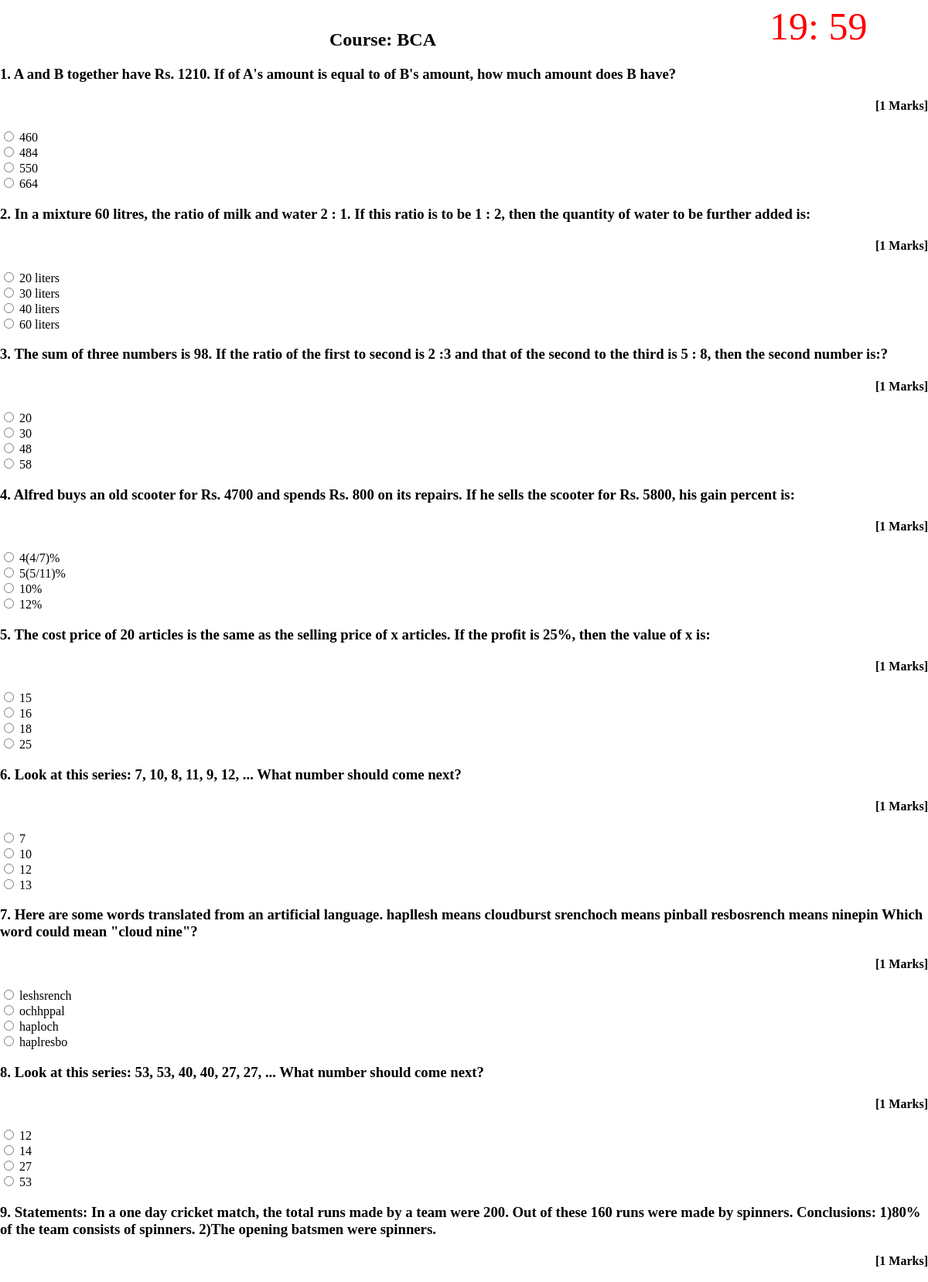
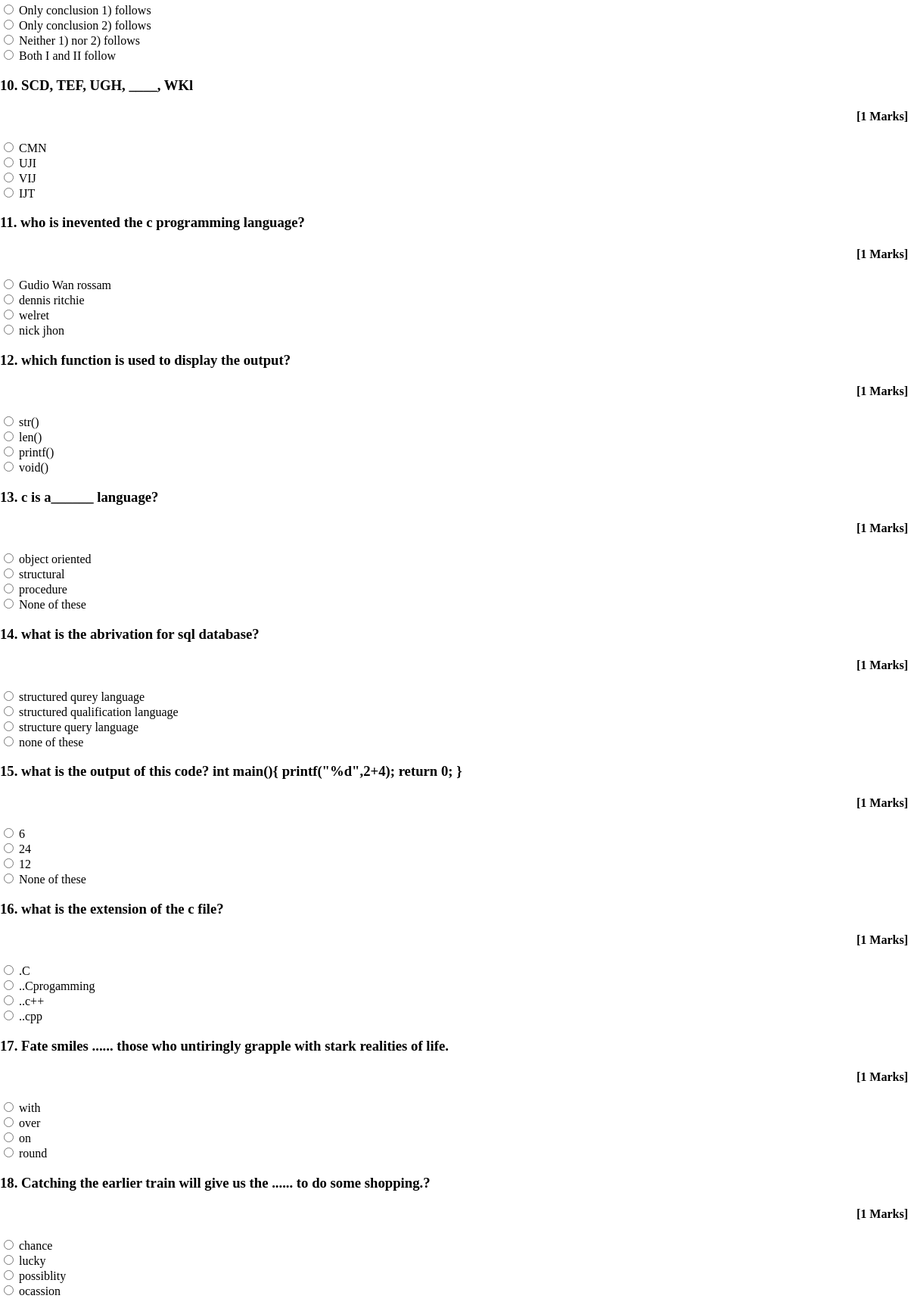
Screenshot of /student/exam/BCA/ (signed in, upper part) with the database file from the repository (2 pictures, top to bottom).
### exam/models.py (models this page shows)
class Course(models.Model):
    name=models.CharField(max_length=100)
    abbreviation=models.CharField(max_length=600,null=True)
    course_information=models.TextField(null=True)
    no_of_questions=models.PositiveIntegerField()
    marks=models.PositiveIntegerField()

class Question(models.Model):
    course=models.ForeignKey(Course,on_delete=models.CASCADE)
    question=models.CharField(max_length=1000)
    option1=models.CharField(max_length=100)
    option2=models.CharField(max_length=100)
    option3=models.CharField(max_length=100)
    option4=models.CharField(max_length=100)
    answer=models.CharField(max_length=100,choices=answer_choices)
    marks=models.PositiveIntegerField()

### student/views.py (the view)
# urls.py: path('exam/<str:course>/',views.student_exam,name='student-exam'),
@login_required(login_url='student-sign-in')
def student_exam(request,course):
    student=Student.objects.get(user=request.user)
    qcourse=Course.objects.get(name=course)
    questions=Question.objects.filter(course=qcourse)
    exam_completed=Result.objects.filter(student=student).exists()
    if exam_completed:
        qualified=exam_qualified(request)
        return render(request,'student/exam.html',{'student':student,'examcompleted':exam_completed,'course':qcourse,'questions':questions,'qualified':qualified})
    if request.method=='POST':
        pass
    response=render(request,'student/exam.html',{'course':qcourse,'questions':questions})
    response.set_cookie('student_object_number_course_exam',str(student)+' '+str(course)+' '+'exam')
    return response

### student/views.py (called while the page is built)
def exam_qualified(request):
    student=Student.objects.get(user=request.user)
    result=Result.objects.get(student=student)
    if result.marks>=14:
        return True
    elif result.marks<14:
        return False

### templates/student/exam.html (shortened to what this page needs)
<!DOCTYPE html>
<html lang="en">
<head>
</head>
<body>
  <p id="countdown"></p><br>
    <div class="jumbotron my-4">
        <form name="myform" id="myform" class="form" autocomplete="off" onsubmit="return saveAns()"  action="/student/calculatemarks/" method="POST">
          <h2 style="text-align: center;">Course: {{course.name}}</h2>
          {% for q in questions%}
          <h3 class="text-danger">{{ forloop.counter }}. {{q.question}}</h3><h4 style="text-align: right;">[{{q.marks}} Marks]</h4>
                <div class="form-check mx-4">
                  <input class="form-check-input" type="radio" required=true name="{{ forloop.counter }}" id="{{q.option1}}" value="option1">
                  <label class="form-check-label" for="option1">
                    {{q.option1}}
                  </label>
                </div>
                <div class="form-check mx-4">
                  <input class="form-check-input" type="radio" required=true name="{{ forloop.counter }}" id="{{q.option2}}" value="option2">
                  <label class="form-check-label" for="option2">
                    {{q.option2}}
                  </label>
                </div>
                <div class="form-check mx-4">
                  <input class="form-check-input" type="radio" required=true  name="{{ forloop.counter }}" id="{{q.option3}}" value="option3">
                  <label class="form-check-label" for="option3">
                    {{q.option3}}
                  </label>
                </div>
                <div class="form-check mx-4">
                  <input class="form-check-input" type="radio" required=true  name="{{ forloop.counter }}" id="{{q.option4}}" value="option4">
                  <label class="form-check-label" for="option4">
                    {{q.option4}}
                  </label>
                </div>
              {% endfor %}
              <br>
              <br>
        </div>
</body>
</html>

### templates/student/exam.html (style rules this page uses)
body { font-family:Cambria, Cochin, Georgia, Times, 'Times New Roman', serif; margin:0px; }
p { background-color: #fff; display: inline-block; float:right; align-items: center; justify-content: center; font-size: 50px; margin: 0px; height:70px; position:sticky; top:0px; color:red; padding:5px; width:200px; }

### rows the page displays
Course: name "BCA"
Question: question "A and B together have Rs. 1210. If of A's amount is equal to of B's amount, how much amount does B have?", marks "1", option1 "460", option2 "484", option3 "550", option4 "664"
Question: question "In a mixture 60 litres, the ratio of milk and water 2 : 1. If this ratio is to be 1 : 2, then the quantity of water to be further added is:", marks "1", option1 "20 liters", option2 "30 liters", option3 "40 liters", option4 "60 liters"
Question: question "The sum of three numbers is 98. If the ratio of the first to second is 2 :3 and that of the second to the third is 5 : 8, then the second number is:?", marks "1", option1 "20", option2 "30", option3 "48", option4 "58"
Question: question "Alfred buys an old scooter for Rs. 4700 and spends Rs. 800 on its repairs. If he sells the scooter for Rs. 5800, his gain percent is:", marks "1", option1 "4(4/7)%", option2 "5(5/11)%", option3 "10%", option4 "12%"
Question: question "The cost price of 20 articles is the same as the selling price of x articles. If the profit is 25%, then the value of x is:", marks "1", option1 "15", option2 "16", option3 "18", option4 "25"
Question: question "Look at this series: 7, 10, 8, 11, 9, 12, ... What number should come next?", marks "1", option1 "7", option2 "10", option3 "12", option4 "13"
Question: question "Here are some words translated from an artificial language. hapllesh means cloudburst srenchoch means pinball resbosrench means ninepin Which word could mean \"cloud nine\"?", marks "1", option1 "leshsrench", option2 "ochhppal", option3 "haploch", option4 "haplresbo"
Question: question "Look at this series: 53, 53, 40, 40, 27, 27, ... What number should come next?", marks "1", option1 "12", option2 "14", option3 "27", option4 "53"
Question: question "Statements: In a one day cricket match, the total runs made by a team were 200. Out of these 160 runs were made by spinners. Conclusions: 1)80% of the team consists of spinners. 2)The opening batsmen were spinners.", marks "1", option1 "Only conclusion 1) follows", option2 "Only conclusion 2) follows", option3 "Neither 1) nor 2) follows", option4 "Both I and II follow"
Question: question "SCD, TEF, UGH, ____, WKl", marks "1", option1 "CMN", option2 "UJI", option3 "VIJ", option4 "IJT"
Question: question "who is inevented the c programming language?", marks "1", option1 "Gudio Wan rossam", option2 "dennis ritchie", option3 "welret", option4 "nick jhon"
Question: question "which function is used to display the output?", marks "1", option1 "str()", option2 "len()", option3 "printf()", option4 "void()"
Question: question "c is a______ language?", marks "1", option1 "object oriented", option2 "structural", option3 "procedure", option4 "None of these"
Question: question "what is the abrivation for sql database?", marks "1", option1 "structured qurey language", option2 "structured qualification language", option3 "structure query language", option4 "none of these"
Question: question "what is the output of this code? int main(){ printf(\"%d\",2+4); return 0; }", marks "1", option1 "6", option2 "24", option3 "12", option4 "None of these"
Question: question "what is the extension of the c file?", marks "1", option1 ".C", option2 "..Cprogamming", option3 "..c++", option4 "..cpp"
Question: question "Fate smiles ...... those who untiringly grapple with stark realities of life.", marks "1", option1 "with", option2 "over", option3 "on", option4 "round"
Question: question "Catching the earlier train will give us the ...... to do some shopping.?", marks "1", option1 "chance", option2 "lucky", option3 "possiblity", option4 "ocassion"
